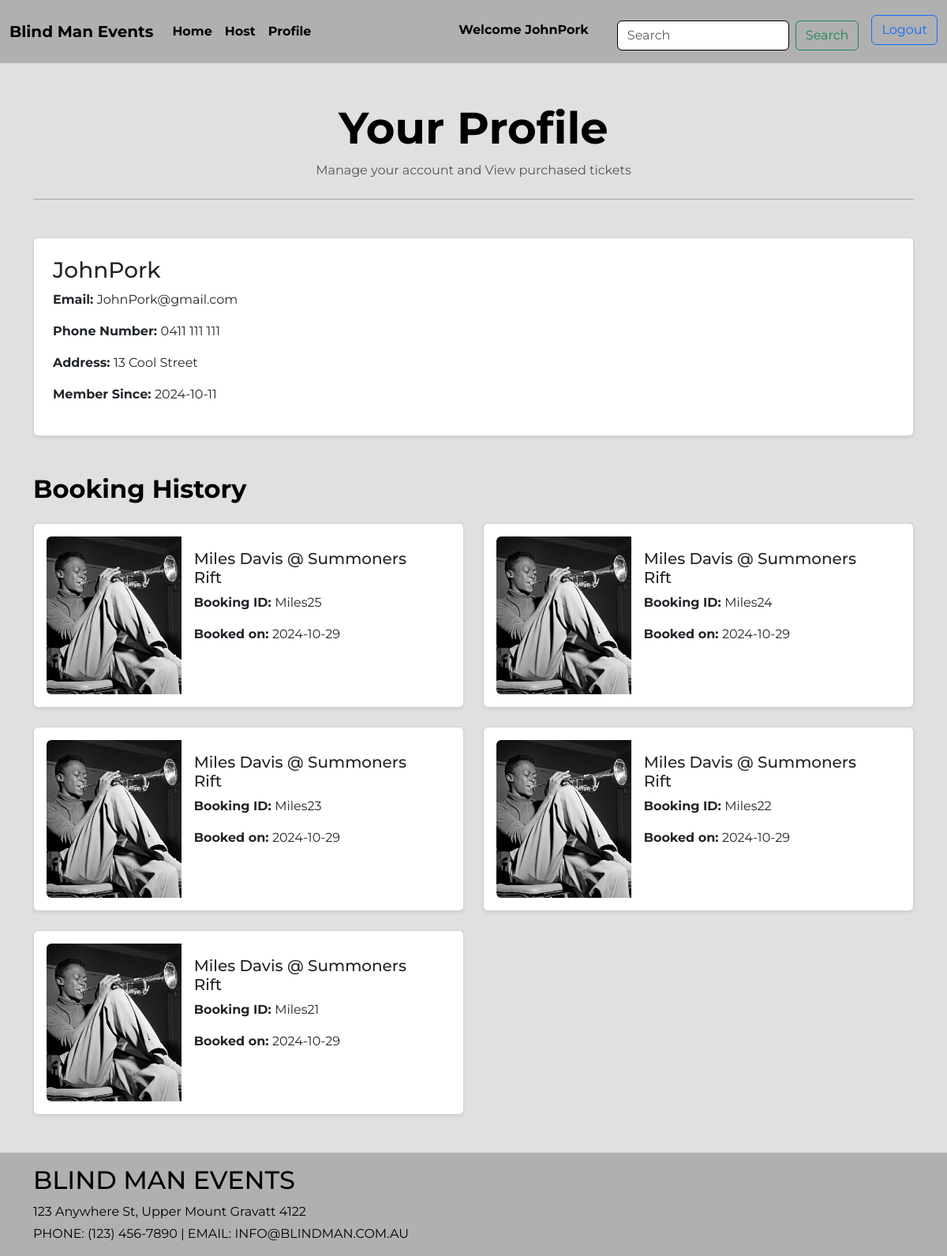
Screenshot of /profile (signed in) with the database file from the repository.
### travel/models.py (models this page shows, shortened)
class User(db.Model, UserMixin):
    __tablename__ = 'users'
    id = db.Column(db.Integer, primary_key=True)
    username = db.Column(db.String(100), index=True, unique=True, nullable=False)
    fname = db.Column(db.String(100), index=True, unique=True, nullable=False)
    lname = db.Column(db.String(100), index=True, unique=True, nullable=False)
    emailid = db.Column(db.String(100), index=True, nullable=False)
    street_address = db.Column(db.String(100), index=True, nullable=False)
    contact_info = db.Column(db.String(100), index=True, nullable=False)
    password_hash = db.Column(db.String(255), nullable=False)
    joined_on = db.Column(db.DateTime, default=datetime.now())
    comments = db.relationship('Comment', backref='user')
    booking_history = db.relationship('PurchasedTicket', backref='user')
    booking_history = db.relationship('Event', backref='user')

class PurchasedTicket(db.Model, UserMixin):
    __tablename__ = 'purchased_tickets'
    id = db.Column(db.Integer, primary_key=True)
    ticket_id = db.Column(db.String(100))
    user_id = db.Column(db.Integer, db.ForeignKey('users.id'))
    event_id = db.Column(db.Integer, db.ForeignKey('events.id'))
    booked_on = db.Column(db.DateTime, default=datetime.now())

class Event(db.Model):
    __tablename__ = 'events'
    id = db.Column(db.Integer, primary_key=True)
    title = db.Column(db.String(80))
    date = db.Column(db.String(80))
    time = db.Column(db.String(80))
    location = db.Column(db.String(100))
    event_description = db.Column(db.String(200))
    event_type = db.Column(db.String(20))
    image = db.Column(db.String(400))
    tickets_remaining = db.Column(db.Integer)
    status = db.Column(db.String(20))
    ticket_price = db.Column(db.Integer)
    organizer_id = db.Column(db.Integer, db.ForeignKey('users.id'))
    comments = db.relationship('Comment', backref='event')
    booking_history = db.relationship('PurchasedTicket', backref='event')

### travel/views.py (the view)
@mainbp.route('/profile')
@login_required
def profile():
    user = db.session.get(User, current_user.id)
    booked_events = db.session.scalars(db.select(PurchasedTicket).where(PurchasedTicket.user_id==current_user.id)).all()
    return render_template('events/profile.html', user=user, booked_events=booked_events)

### travel/templates/events/profile.html (shortened to what this page needs)
{% extends 'base.html' %}
{% block content %}
<main class="container my-5">
  {% if current_user.is_authenticated %}
    <div class="text-center mb-5">
      <h1 class="display-4 fw-bold">Your Profile</h1>
      <p class="text-muted">Manage your account and View purchased tickets</p>
      <hr class="my-4" />
    </div>
    <section class="mb-5">
      <div class="card p-4 shadow-sm">
        <div class="row align-items-center">
          <div class="col-md-9">
            <h3>{{user.username}}</h3>
            <p><strong>Email: </strong>{{user.emailid}}</p>
            <p><strong>Phone Number: </strong>{{user.contact_info}}</p>
            <p><strong>Address: </strong>{{user.street_address}}</p>
            <p><strong>Member Since: </strong>{{user.joined_on.strftime('%Y-%m-%d')}}</p>
          </div>
        </div>
      </div>
    </section>
    <section class="mb-5">
      <h2 class="fw-bold mb-4">Booking History</h2>
      <div class="row g-4">
        {% for booked_event in booked_events %}
        <div class="col-md-6">
          <div class="card shadow-sm p-3">
            <div class="row g-0">
              <div class="col-md-4">
                <img src="{{ booked_event.event.image }}" class="img-fluid rounded-start" alt="Miles Davis Event">
              </div>
              <div class="col-md-8">
                <div class="card-body">
                  <h5 class="card-title">{{ booked_event.event.title }}</h5>
                  <p class="card-text"><strong>Booking ID: </strong>{{ booked_event.ticket_id }}</p>
                  <p class="card-text"><strong>Booked on: </strong>{{ booked_event.booked_on.strftime('%Y-%m-%d') }}</p>
                </div>
              </div>
            </div>
          </div>
        </div>
        {% endfor %}
      </div>
    </section>
  {% endif %}
</main>
{% endblock %}

### travel/templates/base.html (shortened to what this page needs)
<!DOCTYPE html>
<html lang="en">
  <head>
    <link
      href="https://cdn.jsdelivr.net/npm/bootstrap@5.3.2/dist/css/bootstrap.min.css"
      rel="stylesheet"
    />
    <link rel="stylesheet" href="{{ url_for('static', filename='css/mystyle.css') }}">
  </head>
  <body>
    <header class="bg-light border-bottom">
      <nav class="navbar navbar-expand-lg">
        <div class="container-fluid">
          <a class="navbar-brand" href="{{ url_for('main.index') }}">Blind Man Events</a>
          <div class="collapse navbar-collapse" id="navbarSupportedContent">
            <ul class="navbar-nav me-auto mb-2 mb-lg-0">
              <li class="nav-item">
                <a class="nav-link active" aria-current="page" href="{{ url_for('main.index') }}">Home</a>
              </li>
              <li class="nav-item">
                <a class="nav-link" href="{{ url_for('destination.create') }}">Host</a>
              </li>
              <li class="nav-item">
                <a class="nav-link" href="{{ url_for('main.profile') }}">Profile</a>
              </li>
            </ul>
            <div class="d-flex align-items-center me-3" style="margin-top: -5px;">
              {% if current_user.is_authenticated %}
                <a class="nav-item nav-link disabled text-muted" style="margin-right: 20px;">Welcome {{ current_user.username }}</a>
              {% endif %}
            </div>
            <div class="d-flex align-items-center">
              <form class="d-flex align-items-center me-2" action="{{ url_for('main.search') }}" role="search" style="margin-top: 10px;">
                <input type="text" name="search" class="form-control me-2" aria-label="Search" id="SearchForm" placeholder="Search">
                <button class="btn btn-outline-success me-2" type="submit">Search</button>
              </form>
              {% if current_user.is_authenticated %}
                <a href="{{ url_for('auth.logout') }}" class="btn btn-outline-primary" style="margin-top: -5px;">Logout</a>
              {% else %}
                <a href="{{ url_for('auth.login') }}" class="btn btn-outline-primary" style="margin-top: -5px; margin-right: 15px;">Login</a>
                <a href="{{ url_for('auth.register') }}" class="btn btn-outline-primary" style="margin-top: -5px;">Register</a>
              {% endif %}
            </div>
          </div>
        </div>
      </nav>
    </header>
    {% block content %} {% endblock %}
    <footer class="footer text-black py-3 mt-4">
      <div class="container text-start">
        <h2 class="mb-2">BLIND MAN EVENTS</h2>
        <p class="mb-1">123 Anywhere St, Upper Mount Gravatt 4122</p>
        <p class="mb-0">PHONE: (123) 456-7890 | EMAIL: INFO@BLINDMAN.COM.AU</p>
      </div>
    </footer>
  </body>
</html>

### travel/static/css/mystyle.css (style rules this page uses)
body { font-family: 'Montserrat', sans-serif; background-color: #e0e0e0; color: #000; }
.navbar { background-color: #b0b0b0; padding: 1rem 0; }
.navbar-brand, .nav-link, .btn-outline-light { color: #000 !important; font-weight: 700; }
.form-control { background-color: #fff; border: 1px solid #000; }
.footer { background-color: #b0b0b0; color: #000 !important; }
.card img { width: 100%; height: 200px; object-fit: cover; }

### rows the page displays
User: username "JohnPork", emailid "JohnPork@gmail.com", contact_info "0411 111 111", street_address "13 Cool Street", joined_on "2024-10-11"
PurchasedTicket: event.image (picture), event "Miles Davis @ Summoners Rift", ticket_id "Miles25", booked_on "2024-10-29"
PurchasedTicket: event.image (picture), event "Miles Davis @ Summoners Rift", ticket_id "Miles24", booked_on "2024-10-29"
PurchasedTicket: event.image (picture), event "Miles Davis @ Summoners Rift", ticket_id "Miles23", booked_on "2024-10-29"
PurchasedTicket: event.image (picture), event "Miles Davis @ Summoners Rift", ticket_id "Miles22", booked_on "2024-10-29"
PurchasedTicket: event.image (picture), event "Miles Davis @ Summoners Rift", ticket_id "Miles21", booked_on "2024-10-29"
